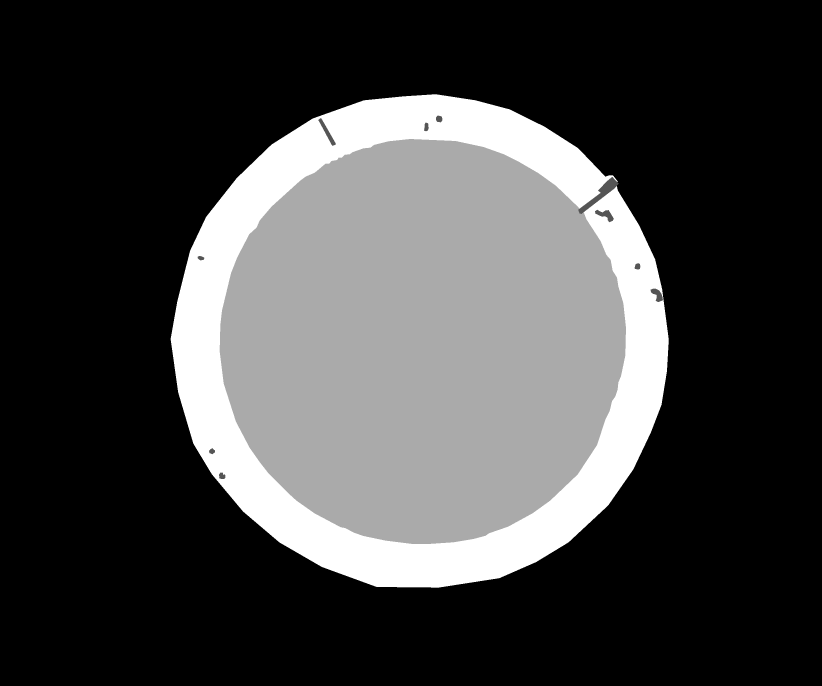
#> input picture data/img-1-_bmp.rf.d6cdd5661c5e8a29f7fbc77dcce582a4_mask.png, 2464 x 2056 px (shown at 1/3 size); its folder holds only this picture in this run
$ python filtering.py
#> lines starting #> are read from the running program, lines starting #| are printed output that depends on the picture; after the words box and inside, x2 and y2 are one past the last pixel; in counts of white or black regions, pixels touching at a corner belong together
### code/utils.py
import glob
from PIL import Image
import numpy as np
import xlsxwriter as xls
import cv2
import openpyxl
from tqdm import tqdm
import matplotlib.pyplot as plt

def get_file_paths(directory_path: 'str') -> list:
    """Return a list of paths matching a pathname pattern."""
    return glob.glob(directory_path)

# [123 lines left out: functions addFrequencies, computeCentroid, getDefects, getBlobMap, getBlobs, saveAsExcel and 6 more, not called in this run]

### code/filtering.py
import numpy as np
import matplotlib.pyplot as plt
import cv2
from mpl_toolkits.mplot3d import Axes3D
import utils
import os

files = utils.get_file_paths("/home/antonio123/workspace/Github_projects/DefectAnalysis/data/*.png")
files.sort()

for i in range(len(files)):
    file = files[i]
    img = cv2.imread(file, cv2.IMREAD_GRAYSCALE)
#> img is the input picture: shape (2056, 2464); min 0, max 3, mean 0.79
    # [4 lines of commented-out code are left out]
    image = np.where(img == 1, 255, 0)
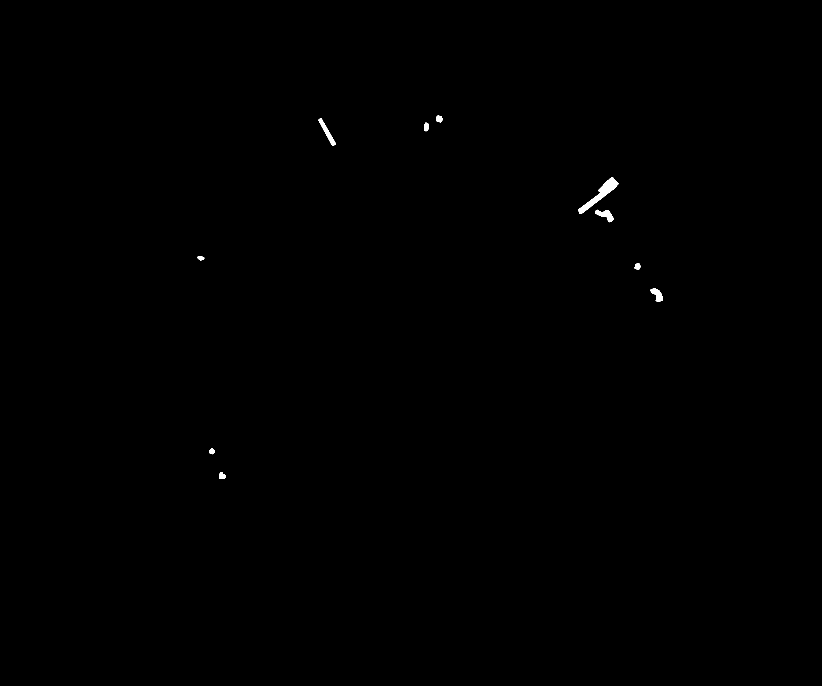
#> image: shape (2056, 2464) int64 (shown at 1/3 size); 0.15% white; 10 white regions, largest, box (x1, y1, x2, y2) and area: (1735, 531, 1856, 642) 3047, (955, 354, 1007, 437) 1040, (1785, 629, 1841, 667) 962
    #plt.figure()
    #plt.imshow(image)
    #plt.show()
    file_name = os.path.basename(file)
    cv2.imwrite("/home/antonio123/workspace/Github_projects/DefectAnalysis/defects/" + file_name, image)

$ run again, on data/img-103-_bmp.rf.3cd2be23f7973252416f74dfa82f954b_mask.png
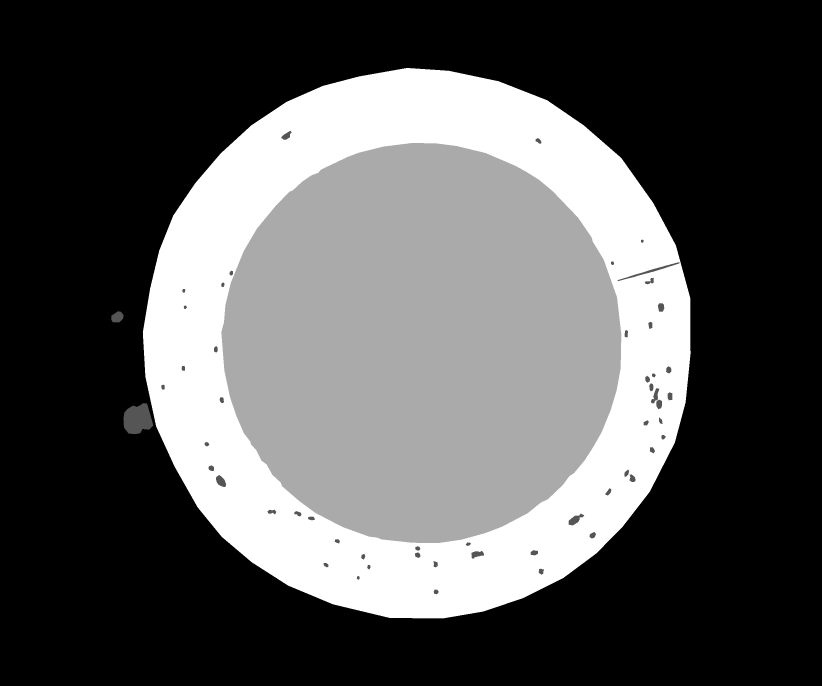
#> input picture data/img-103-_bmp.rf.3cd2be23f7973252416f74dfa82f954b_mask.png, 2464 x 2056 px (shown at 1/3 size)
#> img is the input picture: shape (2056, 2464); min 0, max 3, mean 1.03
#> `image = np.where(img == 1, 255, 0)`:
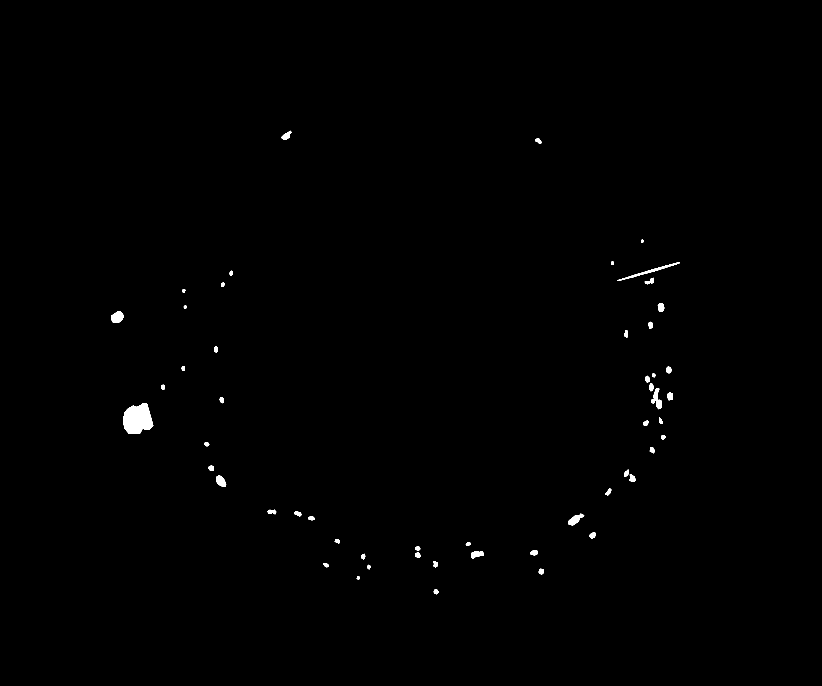
#> image: shape (2056, 2464) int64 (shown at 1/3 size); 0.38% white; 54 white regions, largest, box (x1, y1, x2, y2) and area: (370, 1210, 460, 1302) 6121, (1852, 787, 2039, 843) 1075, (334, 934, 371, 967) 929
